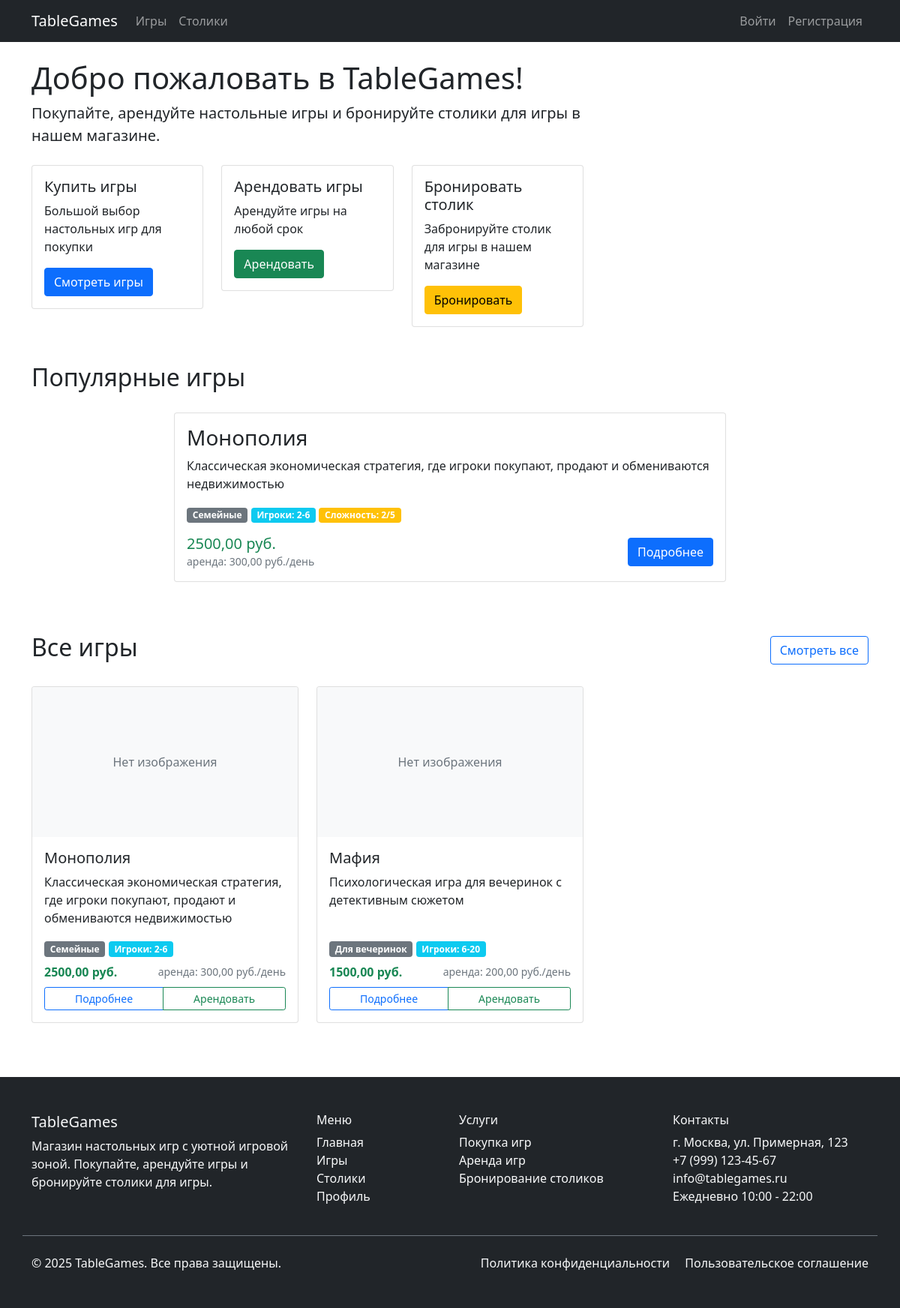
The app's page /, older data.
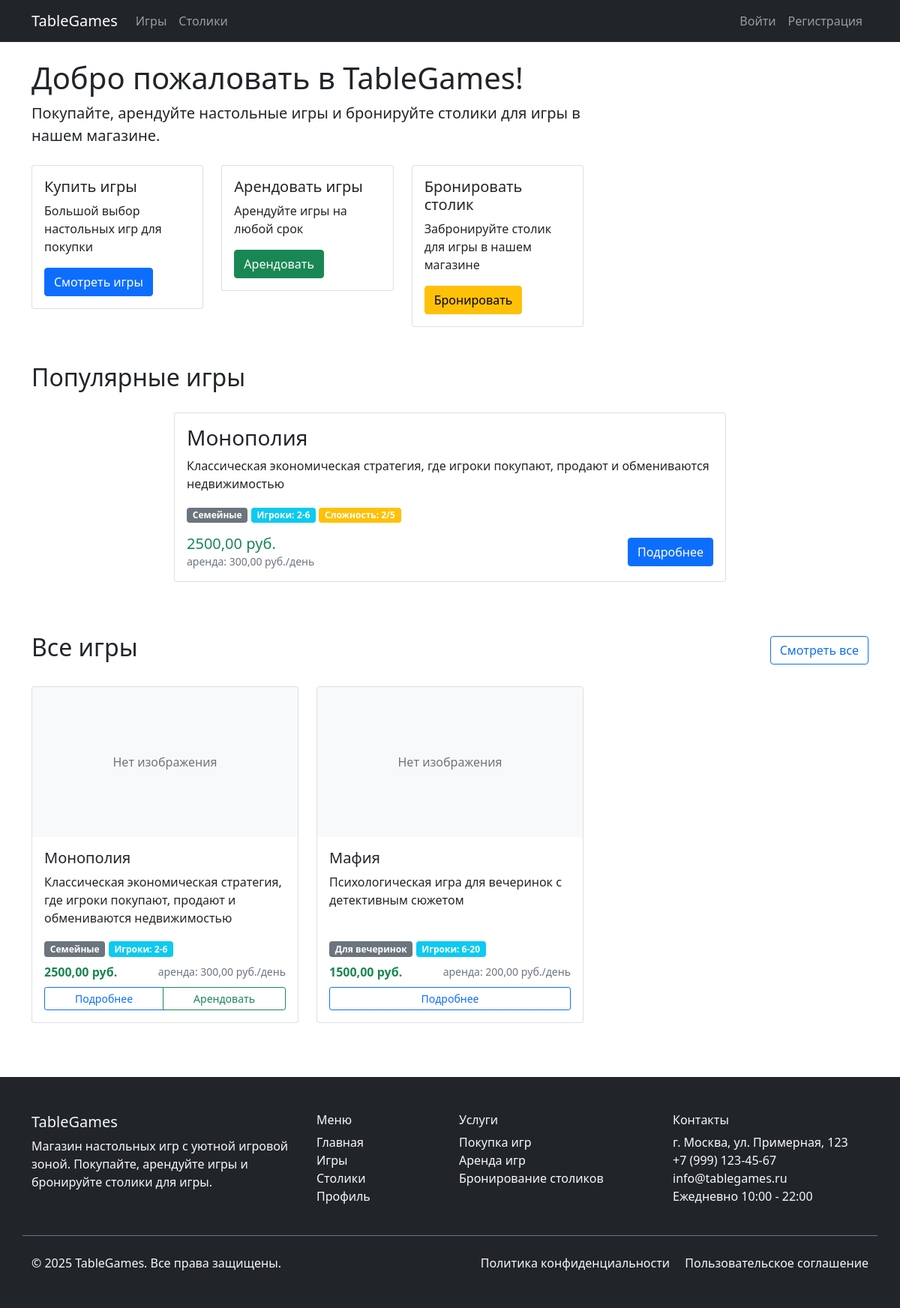
The same page, newer data.
### tablegames/models.py (models this page shows, shortened)
class Game(models.Model):
    GAME_CATEGORIES = [
        ('strategy', 'Стратегические'),
        ('family', 'Семейные'),
        ('party', 'Для вечеринок'),
        ('cooperative', 'Кооперативные'),
        ('card', 'Карточные'),
        ('rpg', 'Ролевые'),
    ]
    name = models.CharField(max_length=200, verbose_name='Название игры')
    description = models.TextField(verbose_name='Описание')
    category = models.CharField(max_length=20, choices=GAME_CATEGORIES, verbose_name='Категория')
    price = models.DecimalField(max_digits=10, decimal_places=2, verbose_name='Цена покупки')
    rental_price_per_day = models.DecimalField(max_digits=8, decimal_places=2, verbose_name='Цена аренды за день')
    min_players = models.PositiveIntegerField(validators=[MinValueValidator(1)],
                                              verbose_name='Минимальное количество игроков')
    max_players = models.PositiveIntegerField(validators=[MinValueValidator(1)],
                                              verbose_name='Максимальное количество игроков')
    play_time_minutes = models.PositiveIntegerField(verbose_name='Время игры (минуты)')
    difficulty = models.PositiveIntegerField(
        validators=[MinValueValidator(1), MaxValueValidator(5)],
        verbose_name='Сложность (1-5)'
    )
    in_stock = models.PositiveIntegerField(default=0, verbose_name='В наличии для покупки')
    available_for_rental = models.PositiveIntegerField(default=0, verbose_name='Доступно для аренды')
    image = models.ImageField(upload_to='games/', blank=True, null=True, verbose_name='Изображение')
    created_at = models.DateTimeField(auto_now_add=True)
    class Meta:
        verbose_name = 'Игра'
        verbose_name_plural = 'Игры'

### tablegames/views.py (the view)
# urls.py: path('', views.index, name='index'),
def index(request):
    games = Game.objects.filter(in_stock__gt=0)[:6]
    tables = GameTable.objects.filter(is_active=True)
    return render(request, 'tablegames/index.html', {
        'games': games,
        'tables': tables
    })

### tablegames/templates/tablegames/index.html (shortened to what the changed rows need)
{% extends 'tablegames/base.html' %}
{% block content %}
<div class="row">
    <div class="col-md-8">
        <h1>Добро пожаловать в TableGames!</h1>
    </div>
</div>
<div class="row mt-5">
    <div class="col-12">
        <h2>Популярные игры</h2>
        <div id="gameCarousel" class="carousel slide" data-bs-ride="carousel">
            <div class="carousel-indicators">
                {% for game in games %}
                <button type="button" data-bs-target="#gameCarousel" data-bs-slide-to="{{ forloop.counter0 }}"
                        class="{% if forloop.first %}active{% endif %}" aria-current="{% if forloop.first %}true{% endif %}"
                        aria-label="Slide {{ forloop.counter }}"></button>
                {% endfor %}
            </div>
        </div>
    </div>
</div>
<div class="row mt-5">
    <div class="col-12">
        <div class="d-flex justify-content-between align-items-center mb-4">
            <h2>Все игры</h2>
        </div>
        <div class="row">
            {% for game in games %}
            <div class="col-md-6 col-lg-4 mb-4">
                <div class="card h-100">
                    {% if game.image %}
                    <img src="{{ game.image.url }}" class="card-img-top" alt="{{ game.name }}" style="height: 200px; object-fit: cover;">
                    {% else %}
                    <div class="card-img-top bg-light d-flex align-items-center justify-content-center" style="height: 200px;">
                        <span class="text-muted">Нет изображения</span>
                    </div>
                    {% endif %}
                    <div class="card-body d-flex flex-column">
                        <h5 class="card-title">{{ game.name }}</h5>
                        <p class="card-text flex-grow-1">{{ game.description|truncatewords:15 }}</p>
                        <div class="mb-2">
                            <span class="badge bg-secondary">{{ game.get_category_display }}</span>
                            <span class="badge bg-info">Игроки: {{ game.min_players }}-{{ game.max_players }}</span>
                        </div>
                        <div class="mt-auto">
                            <div class="d-flex justify-content-between align-items-center mb-2">
                                <strong class="text-success">{{ game.price }} руб.</strong>
                                <small class="text-muted">аренда: {{ game.rental_price_per_day }} руб./день</small>
                            </div>
                            <div class="btn-group w-100" role="group">
                                <a href="{% url 'game_detail' game.id %}" class="btn btn-outline-primary btn-sm">Подробнее</a>
                                {% if game.available_for_rental > 0 %}
                                <a href="{% url 'create_rental_game' game.id %}" class="btn btn-outline-success btn-sm">Арендовать</a>
                                {% endif %}
                            </div>
                        </div>
                    </div>
                </div>
            </div>
            {% empty %}
            <div class="col-12">
                <div class="alert alert-info">
                    Игры не найдены. Попробуйте изменить фильтры.
                </div>
            </div>
            {% endfor %}
        </div>
    </div>
</div>
{% endblock %}

Row changes from the older to the newer data that the page shows:
changed Game "Мафия": no longer shows "Арендовать"
